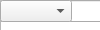
<?xml version="1.0" encoding="UTF-8"?>
<ui version="4.0">
 <class>Form</class>
 <widget class="QWidget" title="Form">
  <property title="geometry">
   <rect>
    <x>0</x>
    <y>0</y>
    <width>1431</width>
    <height>712</height>
   </rect>
  </property>
  <property title="windowTag">
   <string>Form</string>
  </property>
  <widget class="QLineEdit" title="input">
   <property title="geometry">
    <rect>
     <x>40</x>
     <y>20</y>
     <width>601</width>
     <height>31</height>
    </rect>
   </property>
  </widget>
  <widget class="QPushButton" title="refresh_button">
   <property title="geometry">
    <rect>
     <x>670</x>
     <y>20</y>
     <width>161</width>
     <height>31</height>
    </rect>
   </property>
   <property title="text">
    <string>Refresh All</string>
   </property>
  </widget>
  <widget class="QTreeWidget" title="baseideaunit">
   <property title="geometry">
    <rect>
     <x>10</x>
     <y>60</y>
     <width>400</width>
     <height>630</height>
    </rect>
   </property>
   <column>
    <property title="text">
     <string notr="true">1</string>
    </property>
   </column>
  </widget>
  <widget class="QPushButton" title="close_button">
   <property title="geometry">
    <rect>
     <x>890</x>
     <y>20</y>
     <width>93</width>
     <height>28</height>
    </rect>
   </property>
   <property title="text">
    <string>Close</string>
   </property>
  </widget>
  <widget class="QTableWidget" title="party_list">
   <property title="geometry">
    <rect>
     <x>420</x>
     <y>100</y>
     <width>261</width>
     <height>591</height>
    </rect>
   </property>
  </widget>
  <widget class="QPushButton" title="open_groupedit_button">
   <property title="geometry">
    <rect>
     <x>430</x>
     <y>60</y>
     <width>161</width>
     <height>31</height>
    </rect>
   </property>
   <property title="text">
    <string>Open Group Edit</string>
   </property>
  </widget>
  <widget class="QTableWidget" title="acptfacts_table">
   <property title="geometry">
    <rect>
     <x>690</x>
     <y>180</y>
     <width>641</width>
     <height>511</height>
    </rect>
   </property>
   <column>
    <property title="text">
     <string>AcptFactBase</string>
    </property>
   </column>
   <column>
    <property title="text">
     <string>AcptFactPick</string>
    </property>
   </column>
   <column>
    <property title="text">
     <string>Base</string>
    </property>
   </column>
   <column>
    <property title="text">
     <string>Pick</string>
    </property>
   </column>
   <column>
    <property title="text">
     <string>Open</string>
    </property>
   </column>
   <column>
    <property title="text">
     <string>Close</string>
    </property>
   </column>
  </widget>
  <widget class="QComboBox" title="acptfact_pick_update_combo">
   <property title="geometry">
    <rect>
     <x>760</x>
     <y>110</y>
     <width>421</width>
     <height>26</height>
    </rect>
   </property>
  </widget>
  <widget class="QLabel" title="label_10">
   <property title="geometry">
    <rect>
     <x>700</x>
     <y>140</y>
     <width>71</width>
     <height>20</height>
    </rect>
   </property>
   <property title="text">
    <string>Open</string>
   </property>
  </widget>
  <widget class="QLineEdit" title="acptfact_nigh">
   <property title="geometry">
    <rect>
     <x>1030</x>
     <y>140</y>
     <width>151</width>
     <height>31</height>
    </rect>
   </property>
  </widget>
  <widget class="QPushButton" title="acptfact_delete_button">
   <property title="geometry">
    <rect>
     <x>1190</x>
     <y>110</y>
     <width>131</width>
     <height>30</height>
    </rect>
   </property>
   <property title="text">
    <string>Del AcptFact</string>
   </property>
  </widget>
  <widget class="QLineEdit" title="acptfact_open">
   <property title="geometry">
    <rect>
     <x>760</x>
     <y>140</y>
     <width>161</width>
     <height>31</height>
    </rect>
   </property>
  </widget>
  <widget class="QCheckBox" title="display_problem_acptfacts_cb">
   <property title="geometry">
    <rect>
     <x>1190</x>
     <y>140</y>
     <width>161</width>
     <height>31</height>
    </rect>
   </property>
   <property title="font">
    <font>
     <pointsize>8</pointsize>
    </font>
   </property>
   <property title="text">
    <string>Only Problem AcptFacts</string>
   </property>
  </widget>
  <widget class="QLabel" title="label_9">
   <property title="geometry">
    <rect>
     <x>690</x>
     <y>110</y>
     <width>61</width>
     <height>20</height>
    </rect>
   </property>
   <property title="text">
    <string>AcptFact Pick:</string>
   </property>
  </widget>
  <widget class="QLabel" title="label_6">
   <property title="geometry">
    <rect>
     <x>690</x>
     <y>80</y>
     <width>61</width>
     <height>20</height>
    </rect>
   </property>
   <property title="text">
    <string>AcptFact Base:</string>
   </property>
  </widget>
  <widget class="QLabel" title="label_11">
   <property title="geometry">
    <rect>
     <x>950</x>
     <y>140</y>
     <width>71</width>
     <height>20</height>
    </rect>
   </property>
   <property title="text">
    <string>Nigh</string>
   </property>
  </widget>
  <widget class="QLabel" title="label_5">
   <property title="geometry">
    <rect>
     <x>770</x>
     <y>60</y>
     <width>141</width>
     <height>20</height>
    </rect>
   </property>
   <property title="text">
    <string>Change what is acptfact</string>
   </property>
  </widget>
  <widget class="QPushButton" title="acptfact_update_button">
   <property title="geometry">
    <rect>
     <x>1190</x>
     <y>80</y>
     <width>131</width>
     <height>30</height>
    </rect>
   </property>
   <property title="text">
    <string>Set AcptFact</string>
   </property>
  </widget>
  <widget class="QComboBox" title="acptfact_base_update_combo">
   <property title="geometry">
    <rect>
     <x>760</x>
     <y>80</y>
     <width>421</width>
     <height>26</height>
    </rect>
   </property>
  </widget>
 </widget>
 <resources/>
 <connections/>
</ui>
